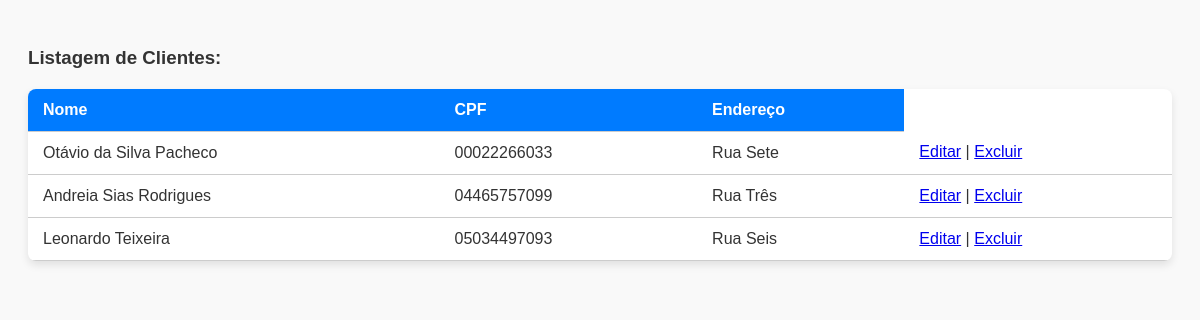
The page /listarCliente.php on the database its author committed.
### tables this page shows
CREATE TABLE `tbcliente` (
  `cliente_cpf` char(11) NOT NULL,
  `cliente_nome` varchar(100) DEFAULT NULL,
  `cliente_endereco` varchar(100) DEFAULT NULL
);

### classCliente.php (the view, shortened to what this page needs)
<?php
class Cliente
{
    private $conexao;
    public function __construct ($cpf, $nome, $endereco, $conexao)
    {
        $this->conexao = $conexao;
        }
    public function listarCliente(){
        $sql = "SELECT cliente_nome, cliente_cpf, cliente_endereco FROM tbcliente";
        $resultado = $this->conexao->query($sql);
        if ($resultado->num_rows > 0) {
            echo "<h3> Listagem de Clientes:</h3><table>";
            echo "<th>Nome</th> <th>CPF</th> <th>Endereço</th>";
            foreach ($resultado as $row) {
                $nome = $row['cliente_nome'];
                $cpf = $row['cliente_cpf'];
                $endereco = $row['cliente_endereco'];
                echo "<tr> <td> $nome </td> <td> $cpf </td> <td> $endereco </td> <td>
                        <a href='form_editarCliente.php?cpf=$cpf' target='_parent'>Editar</a> |
                        <a href='excluirCliente.php?cpf=$cpf' onclick=\"return confirm('Deseja excluir este cliente?')\" target='_parent'>Excluir</a>
                    </td> </tr>";
            }
            echo "</table>";
        } else {
            echo "Nenhum veículo encontrado!";
        }
    }
}

### listar.css (style rules this page uses)
body { font-family: Arial, sans-serif; padding: 20px; background-color: #f9f9f9; color: #333; }
table { width: 100%; border-collapse: collapse; margin-top: 20px; box-shadow: 0 4px 8px rgba(0,0,0,0.1); background-color: white; border-radius: 8px; overflow: hidden; }
th, td { padding: 12px 15px; text-align: left; border-bottom: 1px solid #ccc; }
th { background-color: #007BFF; color: white; }

### rows shown on the page
tbcliente: cliente_nome "Otávio da Silva Pacheco", cliente_cpf "00022266033", cliente_endereco "Rua Sete"
tbcliente: cliente_nome "Andreia Sias Rodrigues", cliente_cpf "04465757099", cliente_endereco "Rua Três"
tbcliente: cliente_nome "Leonardo Teixeira", cliente_cpf "05034497093", cliente_endereco "Rua Seis"
